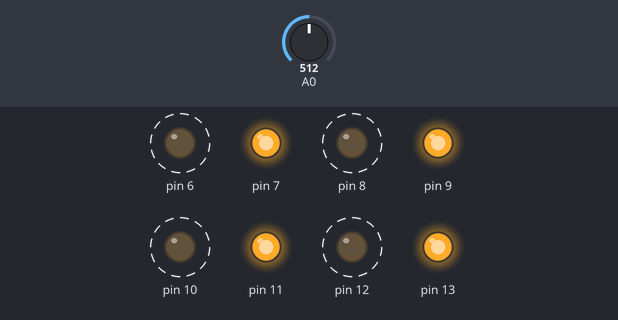
The sketch below on a simulated Arduino Uno, built with avr-gcc and run on an emulated ATmega328P. Shown: output pins drawn as LEDs (lit = HIGH). Dashed ring = blinking. Inputs (shaded band) come from the test bench; at power-on: A0 = 512.

Above: at 1.8 s.
1.9 s: A0 set to 0
At 3.3 s:
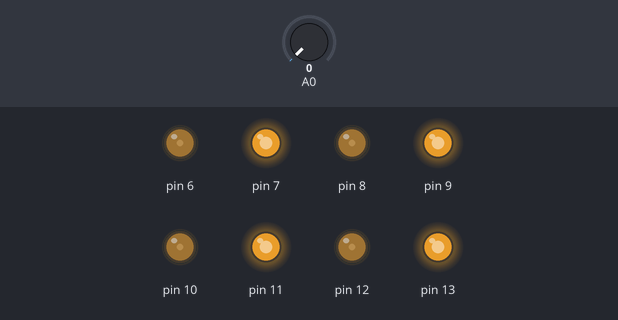
3.6 s: A0 set to 122
At 3.78 s:
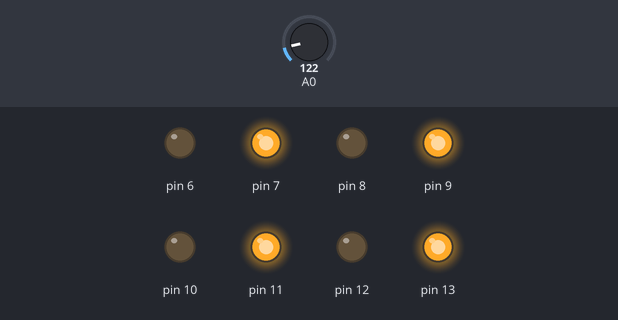
At 4.14 s:
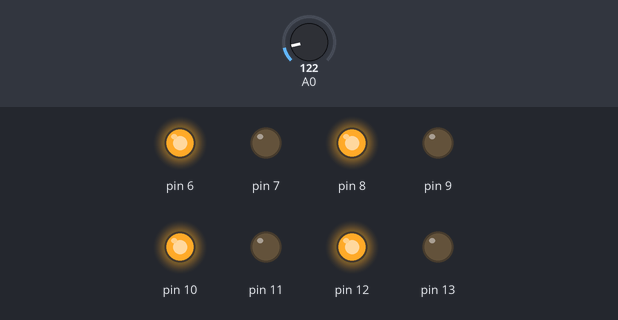
Timing chart, 0 to 13.1 s (numbered marks = the images above; inputs shaded):
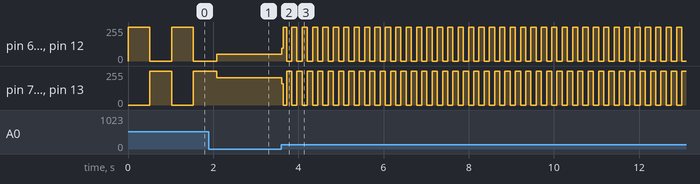

The sketch:

PR3._Velocitat_de_8_LEDs.ino
```cpp
int velocitat = 50;
int valPot0;

void setup()
{
  pinMode(6, OUTPUT);
  pinMode(7, OUTPUT);
  pinMode(8, OUTPUT);
  pinMode(9, OUTPUT);
  pinMode(10, OUTPUT);
  pinMode(11, OUTPUT);
  pinMode(12, OUTPUT);
  pinMode(13, OUTPUT);
}


void loop()
{

  valPot0= analogRead(00);
  velocitat = valPot0;

  digitalWrite(6, HIGH);
  digitalWrite(7, LOW);
  digitalWrite(8, HIGH);
  digitalWrite(9, LOW);
  digitalWrite(10, HIGH);
  digitalWrite(11, LOW);
  digitalWrite(12, HIGH);
  digitalWrite(13, LOW);

  delay(velocitat);

  digitalWrite(6, LOW);
  digitalWrite(7, HIGH);
  digitalWrite(8, LOW);
  digitalWrite(9, HIGH);
  digitalWrite(10, LOW);
  digitalWrite(11, HIGH);
  digitalWrite(12, LOW);
  digitalWrite(13, HIGH);

  delay(velocitat);
}
```

Measured:
- after the input at 3.6 s, pin 6, pin 8, pin 10, pin 12: 50/255 → 96/255 at once, then moves between 0/255 and 255/255, repeating every 0.24 s; pin 7, pin 9, pin 11, pin 13: 205/255 → 159/255 at once, then moves between 0/255 and 255/255, repeating every 0.24 s
- by itself, pin 6, pin 8, pin 10, pin 12: alternates 255/255 for 0.51 s and 0/255 for 0.51 s
